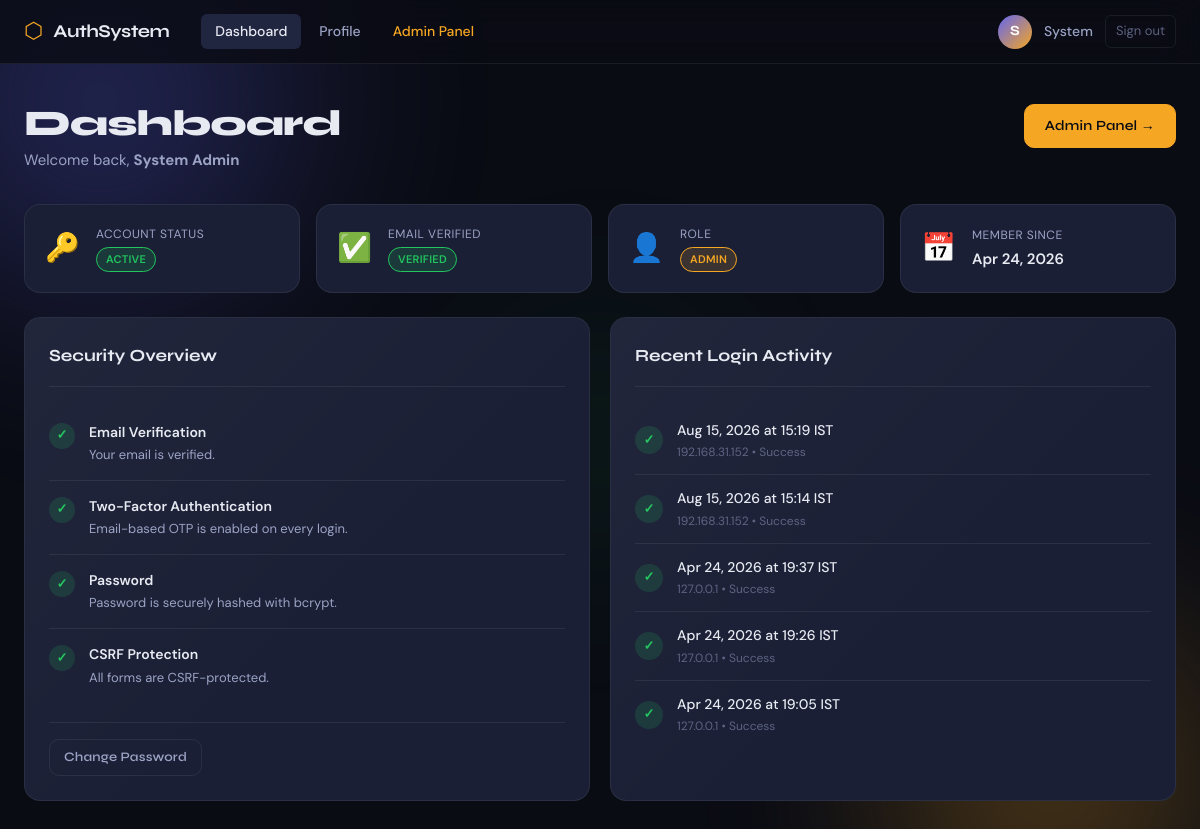
The app's page /dashboard (signed in) with its own data.
### app/models.py (models this page shows, shortened)
class User(UserMixin, db.Model):
    __tablename__ = "users"
    id = db.Column(db.Integer, primary_key=True)
    name = db.Column(db.String(120), nullable=False)
    email = db.Column(db.String(255), unique=True, nullable=False, index=True)
    password_hash = db.Column(db.String(255), nullable=False)
    role = db.Column(db.String(20), nullable=False, default=Role.USER)
    is_verified = db.Column(db.Boolean, default=False, nullable=False)
    is_active = db.Column(db.Boolean, default=True, nullable=False)
    created_at = db.Column(db.DateTime, default=lambda: datetime.now(timezone.utc))
    last_login = db.Column(db.DateTime, nullable=True)
    otps = db.relationship("OTP", backref="user", lazy="dynamic", cascade="all, delete-orphan")
    email_tokens = db.relationship("EmailToken", backref="user", lazy="dynamic", cascade="all, delete-orphan")
    login_logs = db.relationship("LoginLog", backref="user", lazy="dynamic", cascade="all, delete-orphan")
    @property
    def is_admin(self):
        return self.role == Role.ADMIN

class LoginLog(db.Model):
    __tablename__ = "login_logs"
    id = db.Column(db.Integer, primary_key=True)
    user_id = db.Column(db.Integer, db.ForeignKey("users.id"), nullable=False)
    login_time = db.Column(db.DateTime, default=lambda: datetime.now(timezone.utc))
    ip_address = db.Column(db.String(50), nullable=True)
    user_agent = db.Column(db.String(512), nullable=True)
    status = db.Column(db.String(20), default="success")  # success / failed

### app/blueprints/main/routes.py (the view)
@main_bp.route("/dashboard")
@login_required
@active_required
@verified_required
def dashboard():
    recent_logs = (
        LoginLog.query.filter_by(user_id=current_user.id)
        .order_by(LoginLog.login_time.desc())
        .limit(5)
        .all()
    )
    return render_template("main/dashboard.html", recent_logs=recent_logs)

### app/models.py (called while the page is built)
@login_manager.user_loader
def load_user(user_id):
    return db.session.get(User, int(user_id))

### app/utils/timezone.py (called while the page is built)
def to_ist(dt):
    if dt is None:
        return None
    if dt.tzinfo is None:
        dt = dt.replace(tzinfo=timezone.utc)
    return dt.astimezone(IST)

### app/templates/main/dashboard.html (shortened to what this page needs)
{% extends "base.html" %}
{% block content %}
<div class="page-wrapper">
    <div class="page-header">
        <div>
            <h1 class="page-title">Dashboard</h1>
            <p class="page-subtitle">Welcome back, <strong>{{ current_user.name }}</strong></p>
        </div>
        <div class="page-header-actions">
            {% if current_user.is_admin %}
            <a href="{{ url_for('admin.dashboard') }}" class="btn btn-accent">Admin Panel →</a>
            {% endif %}
        </div>
    </div>
    <div class="stats-grid">
        <div class="stat-card">
            <div class="stat-icon">🔑</div>
            <div class="stat-info">
                <div class="stat-label">Account Status</div>
                <div class="stat-value">
                    <span class="badge-status {% if current_user.is_active %}status-active{% else %}status-inactive{% endif %}">
                        {{ "Active" if current_user.is_active else "Inactive" }}
                    </span>
                </div>
            </div>
        </div>
        <div class="stat-card">
            <div class="stat-icon">✅</div>
            <div class="stat-info">
                <div class="stat-label">Email Verified</div>
                <div class="stat-value">
                    <span class="badge-status {% if current_user.is_verified %}status-active{% else %}status-inactive{% endif %}">
                        {{ "Verified" if current_user.is_verified else "Unverified" }}
                    </span>
                </div>
            </div>
        </div>
        <div class="stat-card">
            <div class="stat-icon">👤</div>
            <div class="stat-info">
                <div class="stat-label">Role</div>
                <div class="stat-value">
                    <span class="badge-role {% if current_user.is_admin %}role-admin{% else %}role-user{% endif %}">
                        {{ current_user.role | capitalize }}
                    </span>
                </div>
            </div>
        </div>
        <div class="stat-card">
            <div class="stat-icon">📅</div>
            <div class="stat-info">
                <div class="stat-label">Member Since</div>
                <div class="stat-value">{{ (current_user.created_at | ist).strftime('%b %d, %Y') }}</div>
            </div>
        </div>
    </div>
    <div class="content-grid">
        <div class="card">
            <div class="card-header">
                <h2 class="card-title">Security Overview</h2>
            </div>
            <div class="security-list">
                <div class="security-item">
                    <span class="security-check {% if current_user.is_verified %}check-ok{% else %}check-warn{% endif %}">
                        {{ "✓" if current_user.is_verified else "!" }}
                    </span>
                    <div>
                        <div class="security-item-title">Email Verification</div>
                        <div class="security-item-desc">{{ "Your email is verified." if current_user.is_verified else "Please verify your email." }}</div>
                    </div>
                </div>
                <div class="security-item">
                    <span class="security-check check-ok">✓</span>
                    <div>
                        <div class="security-item-title">Two-Factor Authentication</div>
                        <div class="security-item-desc">Email-based OTP is enabled on every login.</div>
                    </div>
                </div>
                <div class="security-item">
                    <span class="security-check check-ok">✓</span>
                    <div>
                        <div class="security-item-title">Password</div>
                        <div class="security-item-desc">Password is securely hashed with bcrypt.</div>
                    </div>
                </div>
                <div class="security-item">
                    <span class="security-check check-ok">✓</span>
                    <div>
                        <div class="security-item-title">CSRF Protection</div>
                        <div class="security-item-desc">All forms are CSRF-protected.</div>
                    </div>
                </div>
            </div>
            <div class="card-footer">
                <a href="{{ url_for('auth.change_password') }}" class="btn btn-ghost btn-sm">Change Password</a>
            </div>
        </div>
        <div class="card">
            <div class="card-header">
                <h2 class="card-title">Recent Login Activity</h2>
            </div>
            {% if recent_logs %}
            <div class="activity-list">
                {% for log in recent_logs %}
                <div class="activity-item">
                    <span class="activity-status {% if log.status == 'success' %}status-success{% else %}status-failed{% endif %}">
                        {{ "✓" if log.status == "success" else "✕" }}
                    </span>
                    <div class="activity-info">
                        <div class="activity-time">{{ (log.login_time | ist).strftime('%b %d, %Y at %H:%M') }} IST</div>
                        <div class="activity-meta">{{ log.ip_address or "Unknown IP" }} • {{ log.status | capitalize }}</div>
                    </div>
                </div>
                {% endfor %}
            </div>
            {% else %}
            <div class="empty-state">No login activity yet.</div>
            {% endif %}
        </div>
    </div>
</div>
{% endblock %}

### app/templates/base.html (shortened to what this page needs)
<!DOCTYPE html>
<html lang="en">
<head>
    <link rel="stylesheet" href="{{ url_for('static', filename='css/main.css') }}">
</head>
<body class="{% block body_class %}{% endblock %}">
    <div class="ambient-bg">
        <div class="orb orb-1"></div>
        <div class="orb orb-3"></div>
    </div>
    {% if current_user.is_authenticated %}
    <nav class="navbar">
        <div class="nav-container">
            <a href="{{ url_for('main.index') }}" class="nav-brand">
                <span class="brand-icon">⬡</span>
                <span class="brand-name">AuthSystem</span>
            </a>
            <div class="nav-links">
                <a href="{{ url_for('main.dashboard') }}" class="nav-link {% if request.endpoint == 'main.dashboard' %}active{% endif %}">Dashboard</a>
                <a href="{{ url_for('main.profile') }}" class="nav-link {% if request.endpoint == 'main.profile' %}active{% endif %}">Profile</a>
                {% if current_user.is_admin %}
                <a href="{{ url_for('admin.dashboard') }}" class="nav-link nav-admin {% if request.blueprint == 'admin' %}active{% endif %}">Admin Panel</a>
                {% endif %}
            </div>
            <div class="nav-user">
                <div class="user-avatar">{{ current_user.name[0].upper() }}</div>
                <span class="user-name">{{ current_user.name.split()[0] }}</span>
                <a href="{{ url_for('auth.logout') }}" class="nav-logout">Sign out</a>
            </div>
        </div>
    </nav>
    {% endif %}
    <main class="main-content">
        {% block content %}{% endblock %}
    </main>
</body>
</html>

### records on screen
User: name "S", name "System", name "System Admin", is_active "ACTIVE", is_verified "VERIFIED", role "ADMIN", created_at "Apr 24, 2026", is_verified "✓", is_verified "Your email is verified."
LoginLog: status "✓", login_time "Aug 15, 2026 at 15:19", ip_address "192.168.31.152", status "Success"
LoginLog: status "✓", login_time "Aug 15, 2026 at 15:14", ip_address "192.168.31.152", status "Success"
LoginLog: status "✓", login_time "Apr 24, 2026 at 19:37", ip_address "127.0.0.1", status "Success"
LoginLog: status "✓", login_time "Apr 24, 2026 at 19:26", ip_address "127.0.0.1", status "Success"
LoginLog: status "✓", login_time "Apr 24, 2026 at 19:05", ip_address "127.0.0.1", status "Success"
